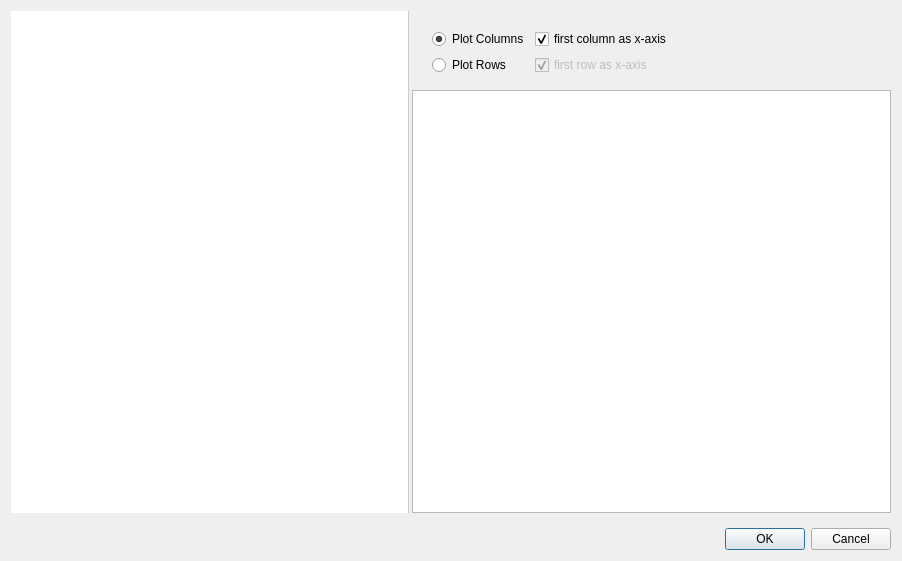
<?xml version="1.0" encoding="UTF-8"?>
<ui version="4.0">
 <class>TableDialog</class>
 <widget class="QDialog" name="TableDialog">
  <property name="geometry">
   <rect>
    <x>0</x>
    <y>0</y>
    <width>902</width>
    <height>561</height>
   </rect>
  </property>
  <layout class="QVBoxLayout" name="verticalLayout_2">
   <property name="spacing">
    <number>15</number>
   </property>
   <item>
    <widget class="QSplitter" name="splitter">
     <property name="styleSheet">
      <string notr="true">QSplitter::handle:horizontal {
	border-left: 1px solid #ccc;
}</string>
     </property>
     <property name="orientation">
      <enum>Qt::Orientation::Horizontal</enum>
     </property>
     <widget class="QTableView" name="tableView">
      <property name="frameShape">
       <enum>QFrame::Shape::NoFrame</enum>
      </property>
     </widget>
     <widget class="QFrame" name="frame">
      <property name="sizePolicy">
       <sizepolicy hsizetype="Expanding" vsizetype="Expanding">
        <horstretch>0</horstretch>
        <verstretch>0</verstretch>
       </sizepolicy>
      </property>
      <property name="frameShape">
       <enum>QFrame::Shape::NoFrame</enum>
      </property>
      <layout class="QVBoxLayout" name="verticalLayout">
       <property name="leftMargin">
        <number>0</number>
       </property>
       <property name="rightMargin">
        <number>0</number>
       </property>
       <property name="bottomMargin">
        <number>0</number>
       </property>
       <item>
        <widget class="QWidget" name="plotSettingsWidget" native="true">
         <layout class="QGridLayout" name="gridLayout_2">
          <property name="leftMargin">
           <number>20</number>
          </property>
          <item row="1" column="0">
           <widget class="QRadioButton" name="plotRowsRadioButton">
            <property name="text">
             <string>Plot Rows</string>
            </property>
           </widget>
          </item>
          <item row="0" column="0">
           <widget class="QRadioButton" name="plotColumnsRadioButton">
            <property name="text">
             <string>Plot Columns</string>
            </property>
            <property name="checked">
             <bool>true</bool>
            </property>
           </widget>
          </item>
          <item row="0" column="1">
           <widget class="QCheckBox" name="firstColumnAsXAxisCheckBox">
            <property name="text">
             <string>first column as x-axis</string>
            </property>
            <property name="checked">
             <bool>true</bool>
            </property>
           </widget>
          </item>
          <item row="1" column="1">
           <widget class="QCheckBox" name="firstRowAsXAxisCheckBox">
            <property name="enabled">
             <bool>false</bool>
            </property>
            <property name="text">
             <string>first row as x-axis</string>
            </property>
            <property name="checked">
             <bool>true</bool>
            </property>
           </widget>
          </item>
          <item row="0" column="2">
           <spacer name="horizontalSpacer">
            <property name="orientation">
             <enum>Qt::Orientation::Horizontal</enum>
            </property>
            <property name="sizeHint" stdset="0">
             <size>
              <width>40</width>
              <height>20</height>
             </size>
            </property>
           </spacer>
          </item>
         </layout>
        </widget>
       </item>
       <item>
        <widget class="GraphicsLayoutWidget" name="graphicsView"/>
       </item>
      </layout>
     </widget>
    </widget>
   </item>
   <item>
    <widget class="QDialogButtonBox" name="buttonBox">
     <property name="orientation">
      <enum>Qt::Orientation::Horizontal</enum>
     </property>
     <property name="standardButtons">
      <set>QDialogButtonBox::StandardButton::Cancel|QDialogButtonBox::StandardButton::Ok</set>
     </property>
    </widget>
   </item>
  </layout>
 </widget>
 <customwidgets>
  <customwidget>
   <class>GraphicsLayoutWidget</class>
   <extends>QGraphicsView</extends>
   <header>pyqtgraph</header>
  </customwidget>
 </customwidgets>
 <resources>
  <include location="../icons/icons.qrc"/>
 </resources>
 <connections>
  <connection>
   <sender>buttonBox</sender>
   <signal>accepted()</signal>
   <receiver>TableDialog</receiver>
   <slot>accept()</slot>
   <hints>
    <hint type="sourcelabel">
     <x>257</x>
     <y>590</y>
    </hint>
    <hint type="destinationlabel">
     <x>157</x>
     <y>274</y>
    </hint>
   </hints>
  </connection>
  <connection>
   <sender>buttonBox</sender>
   <signal>rejected()</signal>
   <receiver>TableDialog</receiver>
   <slot>reject()</slot>
   <hints>
    <hint type="sourcelabel">
     <x>325</x>
     <y>590</y>
    </hint>
    <hint type="destinationlabel">
     <x>286</x>
     <y>274</y>
    </hint>
   </hints>
  </connection>
  <connection>
   <sender>plotColumnsRadioButton</sender>
   <signal>toggled(bool)</signal>
   <receiver>firstColumnAsXAxisCheckBox</receiver>
   <slot>setEnabled(bool)</slot>
   <hints>
    <hint type="sourcelabel">
     <x>491</x>
     <y>36</y>
    </hint>
    <hint type="destinationlabel">
     <x>563</x>
     <y>36</y>
    </hint>
   </hints>
  </connection>
  <connection>
   <sender>plotRowsRadioButton</sender>
   <signal>toggled(bool)</signal>
   <receiver>firstRowAsXAxisCheckBox</receiver>
   <slot>setEnabled(bool)</slot>
   <hints>
    <hint type="sourcelabel">
     <x>489</x>
     <y>63</y>
    </hint>
    <hint type="destinationlabel">
     <x>546</x>
     <y>61</y>
    </hint>
   </hints>
  </connection>
 </connections>
</ui>
